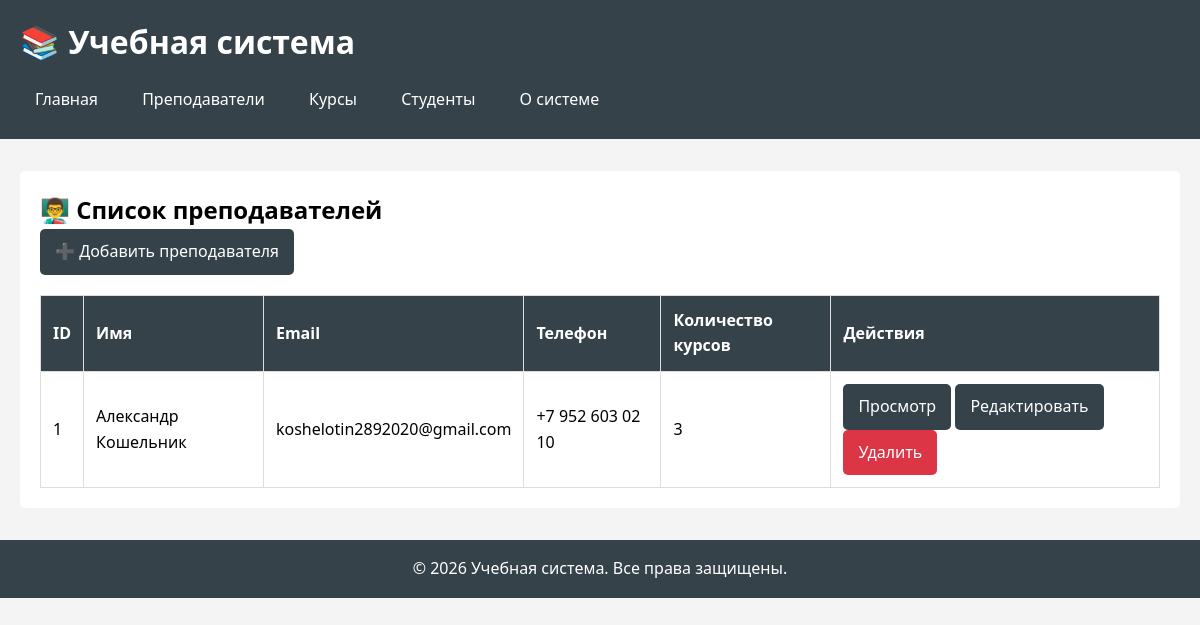
Screenshot of /teachers/ with the database file from the repository.
### schedule/models.py (models this page shows, shortened)
class Teacher(models.Model):
    first_name = models.CharField(max_length=100, verbose_name="Имя")
    last_name = models.CharField(max_length=100, verbose_name="Фамилия")
    email = models.EmailField(unique=True, verbose_name="Email")
    phone = models.CharField(max_length=20, blank=True, null=True,
                             verbose_name="Телефон")
    hire_date = models.DateField(verbose_name="Дата найма")
    is_active = models.BooleanField(default=True, verbose_name="Активен")
    created_at = models.DateTimeField(auto_now_add=True)
    updated_at = models.DateTimeField(auto_now=True)
    class Meta:
        verbose_name = "Преподаватель"
        verbose_name_plural = "Преподаватели"
        ordering = ['last_name', 'first_name']

### schedule/views.py (the view)
# urls.py: path('teachers/', views.teacher_list, name='teacher_list'),
def teacher_list(request):
    teachers = Teacher.objects.all().prefetch_related('courses')
    return render(request, 'schedule/teacher_list.html',
                  {'teachers': teachers})

### schedule/templates/schedule/teacher_list.html (shortened to what this page needs)
{% extends 'schedule/base.html' %}
{% block content %}
<h2>👨‍🏫 Список преподавателей</h2>
<a href="{% url 'schedule:teacher_create' %}" class="btn">➕ Добавить преподавателя</a>
<table>
    <thead>
        <tr>
            <th>ID</th>
            <th>Имя</th>
            <th>Email</th>
            <th>Телефон</th>
            <th>Количество курсов</th>
            <th>Действия</th>
        </tr>
    </thead>
    <tbody>
        {% for teacher in teachers %}
        <tr>
            <td>{{ teacher.id }}</td>
            <td>{{ teacher.first_name }} {{ teacher.last_name }}</td>
            <td>{{ teacher.email }}</td>
            <td>{{ teacher.phone|default:"—" }}</td>
            <td>{{ teacher.courses.count }}</td>
            <td>
                <a href="{% url 'schedule:teacher_detail' teacher.id %}" class="btn">Просмотр</a>
                <a href="{% url 'schedule:teacher_update' teacher.id %}" class="btn">Редактировать</a>
                <a href="{% url 'schedule:teacher_delete' teacher.id %}" class="btn btn-danger">Удалить</a>
            </td>
        </tr>
        {% empty %}
        <tr>
            <td colspan="6">Нет преподавателей</td>
        </tr>
        {% endfor %}
    </tbody>
</table>
{% endblock %}

### schedule/templates/schedule/base.html (style rules this page uses)
* { margin: 0; padding: 0; box-sizing: border-box; }
body { font-family: 'Segoe UI', Tahoma, Geneva, Verdana, sans-serif; line-height: 1.6; background-color: #f4f4f4; }
.btn { display: inline-block; padding: 10px 15px; background: #35424a; color: white; text-decoration: none; border: none; border-radius: 5px; cursor: pointer; }
.btn-danger { background: #dc3545; }
table { width: 100%; border-collapse: collapse; margin-top: 20px; }
table, th, td { border: 1px solid #ddd; }
th, td { padding: 12px; text-align: left; }
th { background-color: #35424a; color: white; }

### rows the page displays
Teacher: id "1", first_name "Александр", last_name "Кошельник", email "koshelotin2892020@gmail.com", phone "+7 952 603 02 10", courses.count "3"
